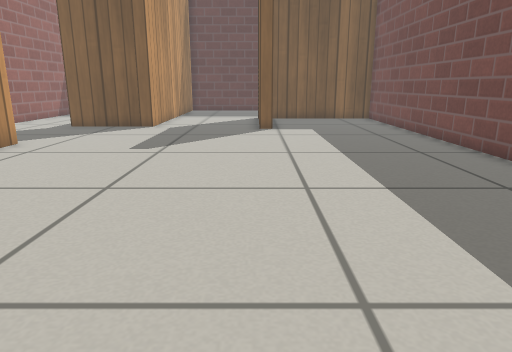
View 1 (above)

18 first-person views from a walk through a Gazebo world. The camera is 0.5 m above the floor, tilts 14° down and sees 70° across. The floor is counted in squares, 0.25 m on a side. Each view is taken from the middle of a square. On the plan, view 1 faces up. The plan holds only what a view shows up to about 19 squares ahead; the rest is blank. Simple patterns stand in for the simulator's built-in surfaces.

View 2
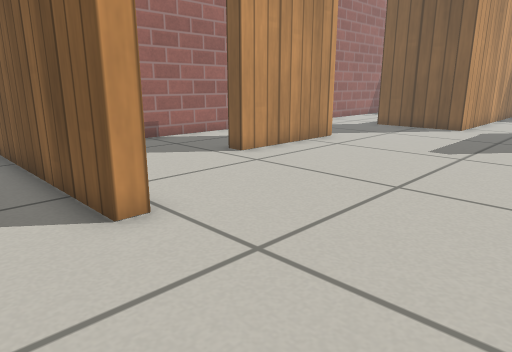

View 3
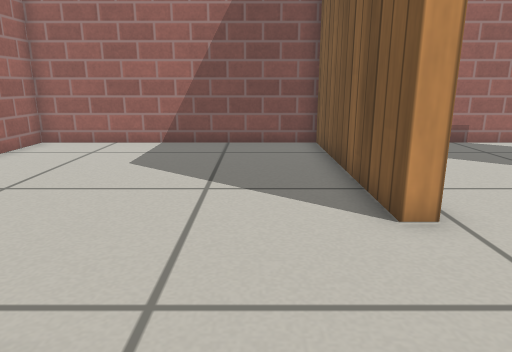

View 4
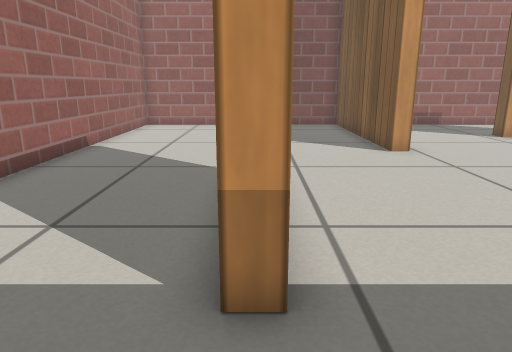

View 5
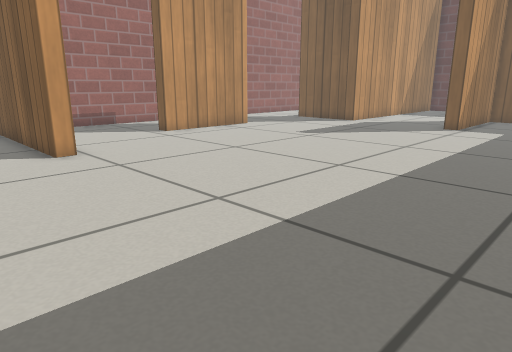

View 6
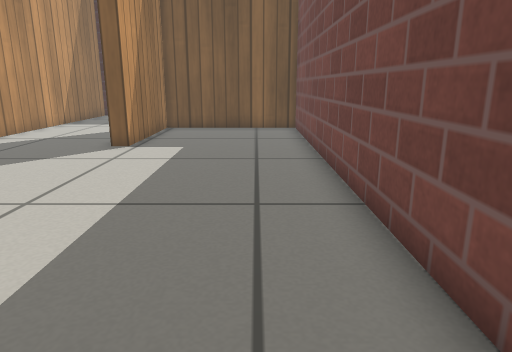

View 7
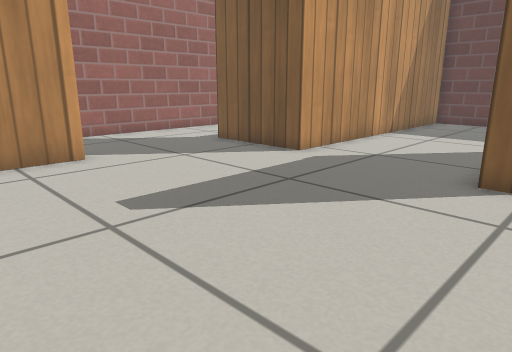

View 8
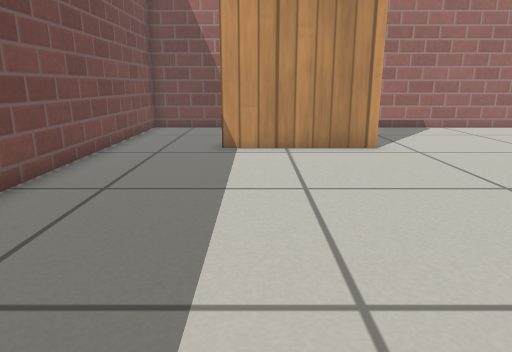

View 9
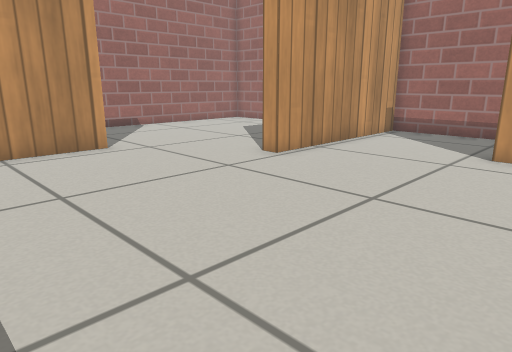

View 10
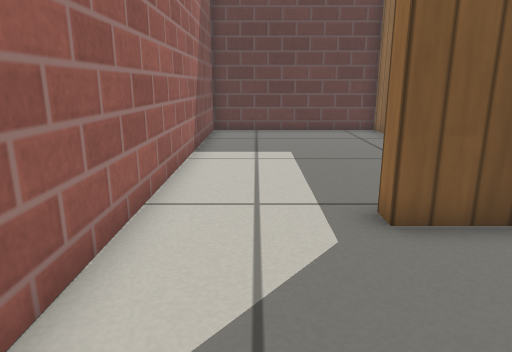

View 11
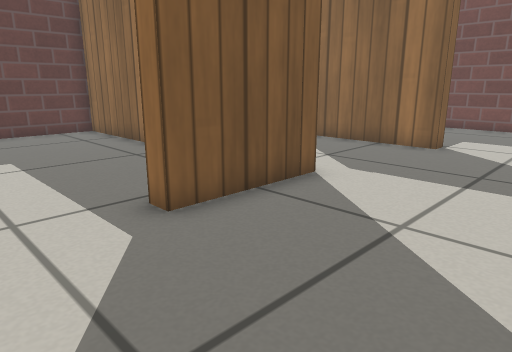

View 12
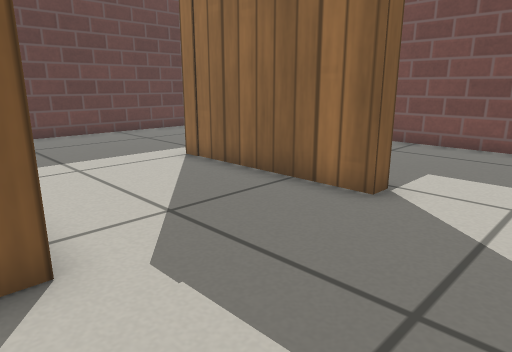

View 13
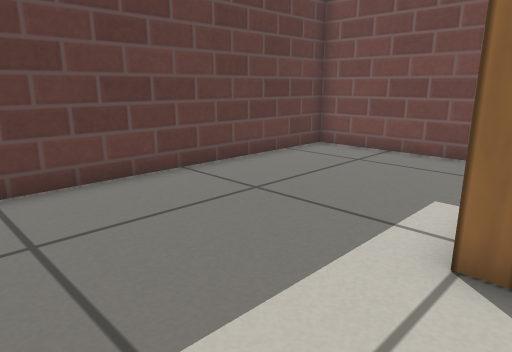

View 14
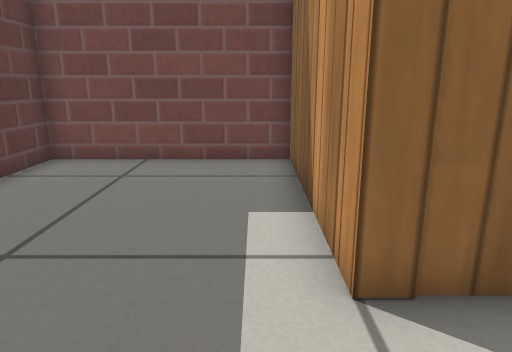

View 15
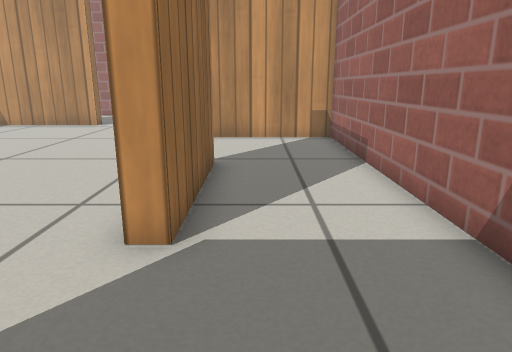

View 16
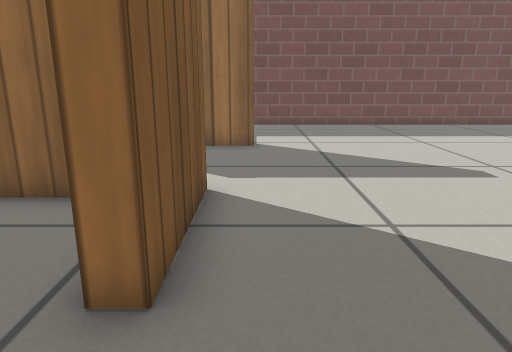

View 17
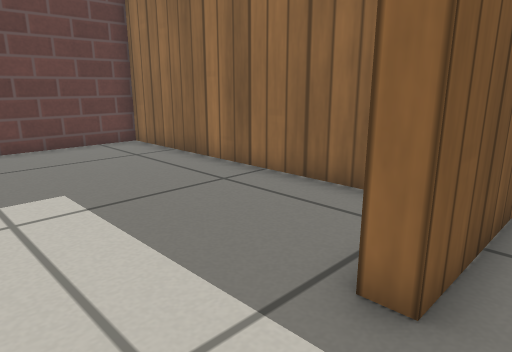

View 18
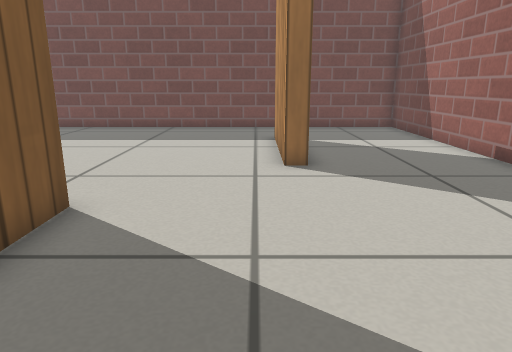

### Floor plan
Ten units are one square. View 1 is at (0, 0); x grows to the right and y downward. Boxes are objects, and circles mark ways between rooms. Rooms are numbered by the first view taken in them; rooms with no view inside come last. Other rooms are left out.
<svg viewBox="-134 -301 208 382">
<path fill="none" stroke="#000" d="M-83 -127 -83 -77 -90 -77 -90 -127M-19 24 -19 17 31 17M-129 -174 -129 -27 -50 -27 -50 -21 -129 -21 -129 76 69 76 69 -225 8 -225 8 -171 2 -171 2 -231 69 -231 69 -296 -50 -296 -50 -180 -90 -180M-90 -127 -83 -127M31 17 31 24M-56 -202 -56 -296 -129 -296 -129 -174M-90 -180 -90 -186"/>
<circle cx="-110" cy="-185" r="3" fill="#2a7"/>
<text x="-20" y="-90">1</text>
<text x="-100" y="-240">2</text>
</svg>
Room 1 opens to room 2.

Where each view was taken, in squares from view 1:
view 1: 0 up, 0 right, facing up
view 2: 0 up, 0 right, facing up-left
view 3: 0 up, 0 right, facing left
view 4: 2 down, 6 right, facing left
view 5: 1 down, 6 right, facing up-left
view 6: 5 up, 5 right, facing up
view 7: 9 up, 2 right, facing up-left
view 8: 10 up, 2 right, facing down
view 9: 10 up, 3 right, facing down-left
view 10: 13 up, 11 left, facing up
view 11: 13 up, 12 left, facing up-right
view 12: 14 up, 6 left, facing up-right
view 13: 22 up, 4 left, facing up-right
view 14: 24 up, 3 left, facing right
view 15: 17 up, 10 left, facing down
view 16: 17 up, 12 left, facing right
view 17: 17 up, 12 left, facing up-right
view 18: 1 down, 11 left, facing right
